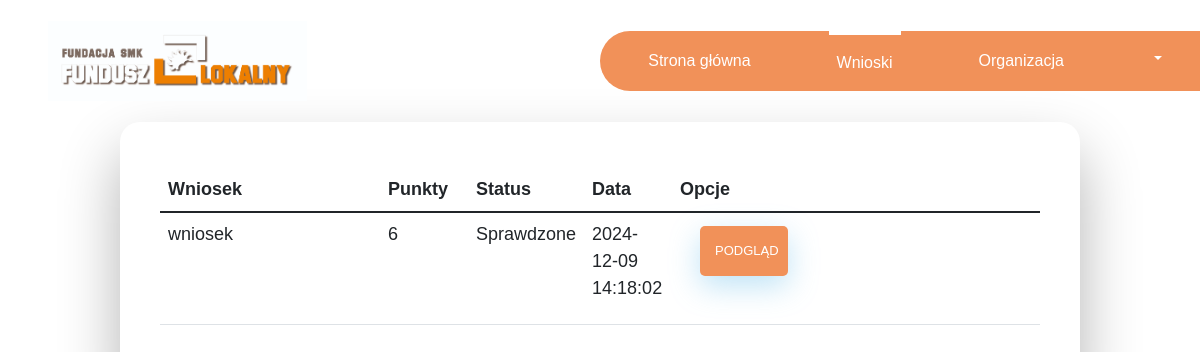
The page /formready/formready.php (signed in) on the database its author committed.
### tables this page shows
CREATE TABLE `readyapplication` (
  `readyID` int(11) NOT NULL,
  `userID` int(11) NOT NULL,
  `applicationID` int(11) NOT NULL,
  `status` int(11) NOT NULL,
  `type` int(11) NOT NULL,
  `createdate` datetime NOT NULL DEFAULT current_timestamp()
);

CREATE TABLE `application` (
  `applicationID` int(11) NOT NULL,
  `name` text NOT NULL,
  `userID` int(11) NOT NULL,
  `datetime` datetime NOT NULL DEFAULT current_timestamp(),
  `datetimedo` datetime NOT NULL,
  `deleted` int(11) NOT NULL DEFAULT 0
);

### auth.php (called while the page is built, shortened)
<?php
function returniserid(){
    return ($_SESSION['user_id']);
}

### formready/formready.php (the view, shortened to what this page needs)
<?php require_once("../auth.php"); ?>
<!DOCTYPE html>
<html lang="PL">
<head>
    <link href="https://cdn.jsdelivr.net/npm/bootstrap@5.1.3/dist/css/bootstrap.min.css" rel="stylesheet"
>
    <link href="style.css" rel="stylesheet">
    <link href="https://cdn.datatables.net/v/bs5/dt-2.0.5/datatables.min.css" rel="stylesheet">
</head>
<body>
<?php require_once("../navbar.php"); ?>
<div class="wrapper fadeInDown">
    <table id="myTable" class="table table table-hover">
        <thead>
        <th scope="col" style="width:25%;">Wniosek</th>
        <th scope="col" style="width:10%;">Punkty</th>
        <th scope="col" style="width:10%;">Status</th>
        <th scope="col" style="width:10%;">Data</th>
        <th scope="col" data-orderable="false">Opcje</th>
        </thead>
        <tbody>
        <?php
        require_once("../dbconnect.php");
        $sql = "SELECT r.status, r.type, a.name, r.readyID, r.createdate, r.applicationID FROM readyapplication r, application a WHERE r.applicationID=a.applicationID and r.userID=" . returniserid() . " and a.deleted!=1; ";
        $result = $conn->query($sql);
        while ($row = $result->fetch_assoc()) {
            echo "<tr>";
            echo "<td>" . $row["name"] . "</td>";
            echo "<td>";
            if ($row["type"] == 0 and $row["status"] == 0) {
                echo "Ocenianie";
            } else {
                echo $row["type"];
            }
            echo "</td>";
            echo "<td>";
            if ($row["status"] == 0) {
                echo "Wysłane";
            } else if ($row["status"] == 2) {
                echo "Sprawdzone";
            } else if ($row["status"] == 1) {
                echo "Anulowane";
            } else if ($row["status"] == 4) {
                echo "Odrzucony";
            }
            else if ($row["status"] == 4) {
                echo "Sprawozdanie wysłane";
            }
            echo "</td>";
            echo "<td>".$row['createdate']."</td>";
            echo "<td><a href='formsread.php?ID=" . $row["readyID"] . "'><input style='width: 25%' type='button' class='fadeIn fourth' value='Podgląd'></a>";
        echo "</td>";
            echo "</tr>";
        }
        ?>
    </table>
</div>
</body>
</html>

### formready/style.css (style rules this page uses)
body { font-family: "Poppins", sans-serif; height: 94vh; }
.wrapper { display: flex; flex-direction: column; justify-content: center; width: 80%; padding: 40px; -webkit-box-shadow: 0 30px 60px 0 rgba(0,0,0,0.3); margin-left: auto; margin-right: auto; border-radius:20px; }
.fadeInDown { -webkit-animation-name: fadeInDown; animation-name: fadeInDown; -webkit-animation-duration: 1s; animation-duration: 1s; -webkit-animation-fill-mode: both; animation-fill-mode: both; }
input[type=button], input[type=submit], input[type=reset] { background-color: #f19159; border: none; color: white; padding: 15px; width:14%; text-align: center; text-decoration: none; display: inline-block; text-transform: uppercase; font-size: 13px; -webkit-box-shadow: 0 10px 30px 0 rgba(95,186,233,0.4); box-shadow: 0 10px 30px 0 rgba(95,186,233,0.4); -webkit-border-radius: 5px 5px 5px 5px; border-radius: 5px 5px 5px 5px; margin: 5px 20px 40px 20px; -webkit-transition: all 0.3s ease-in-out; -moz-transition: all 0.3s ease-in-out; -ms-transition: all 0.3s ease-in-out; -o-transition: all 0.3s ease-in-out; transition: all 0.3s ease-in-out; }
.table tbody tr { font-size: 18px; height: 70px; }

### rows shown on the page
readyapplication: applicationID.name "wniosek", type "6", status "Sprawdzone", createdate "2024-12-09 14:18:02"
